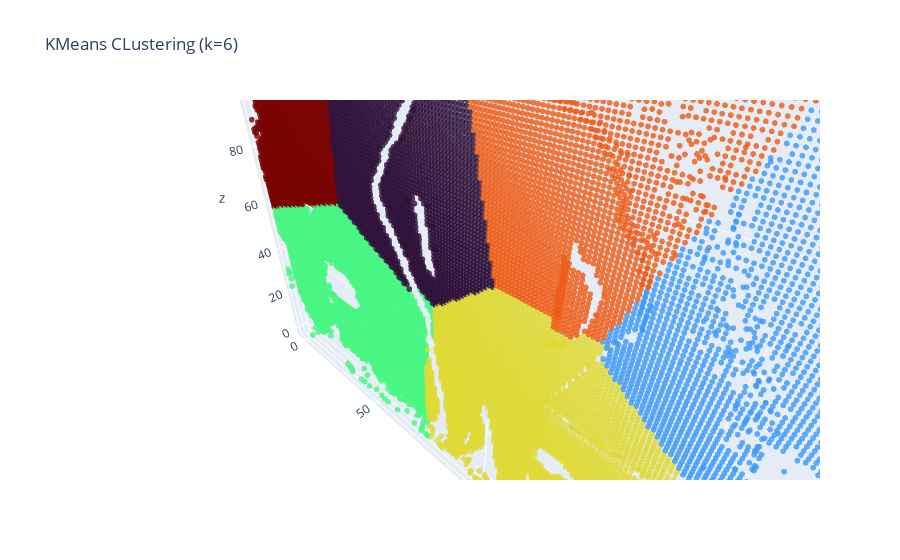

This figure's notebook cell:
### Code cell
# Clustering con KMeans
from sklearn.cluster import KMeans
from sklearn.preprocessing import StandardScaler

n_clusters = 6
kmeans = KMeans(n_clusters=n_clusters, random_state=93,n_init='auto')

labels = kmeans.fit_predict(points)


# Visualiza los clusters con Plotly
scatter = go.Scatter3d(
    x=points[:, 0], y=points[:, 1], z=points[:, 2],
    mode='markers',
    marker=dict(size=2, color=labels, colorscale='Turbo', opacity=0.8)
)
layout = go.Layout(
    title = f'KMeans CLustering (k={n_clusters})',
    scene=dict(aspectmode='data')
    )
fig = go.Figure(data=[scatter], layout=layout)
fig.show()

### Figure 1 — Plotly figure (JSON) as saved in the notebook; plotly's stock layout.template omitted (floating-point values rounded to 4 significant figures; data arrays with more than 128 entries replaced by an {"elided": "..."} marker saying what was removed)
{"data": [{"marker": {"color": {"elided": "18994 int values"}, "colorscale": [[0, "#30123b"], [0.07143, "#4145ab"], [0.1429, "#4675ed"], [0.2143, "#39a2fc"], [0.2857, "#1bcfd4"], [0.3571, "#24eca6"], [0.4286, "#61fc6c"], [0.5, "#a4fc3b"], [0.5714, "#d1e834"], [0.6429, "#f3c63a"], [0.7143, "#fe9b2d"], [0.7857, "#f36315"], [0.8571, "#d93806"], [0.9286, "#b11901"], [1, "#7a0402"]], "opacity": 0.8, "size": 2}, "mode": "markers", "type": "scatter3d", "x": {"elided": "18994 float values"}, "y": {"elided": "18994 float values"}, "z": {"elided": "18994 float values"}}], "layout": {"scene": {"aspectmode": "data"}, "title": {"text": "KMeans CLustering (k=6)"}}}
